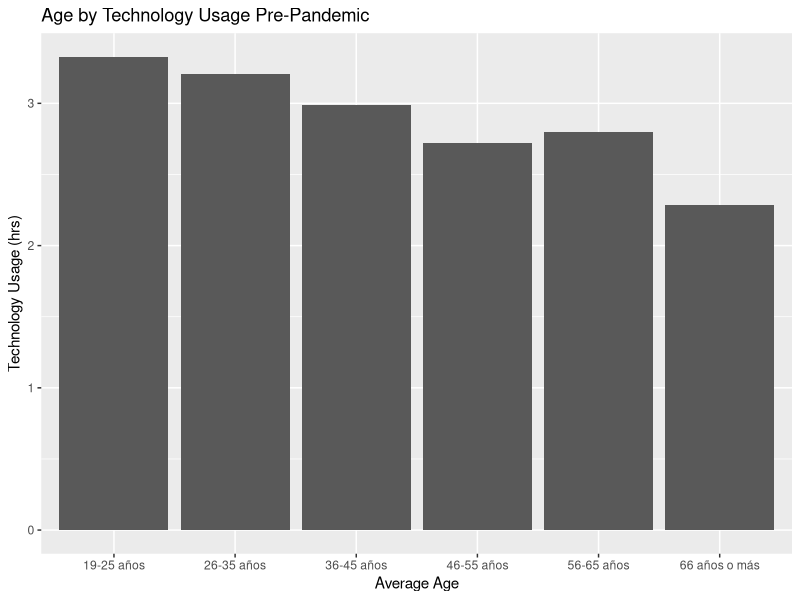
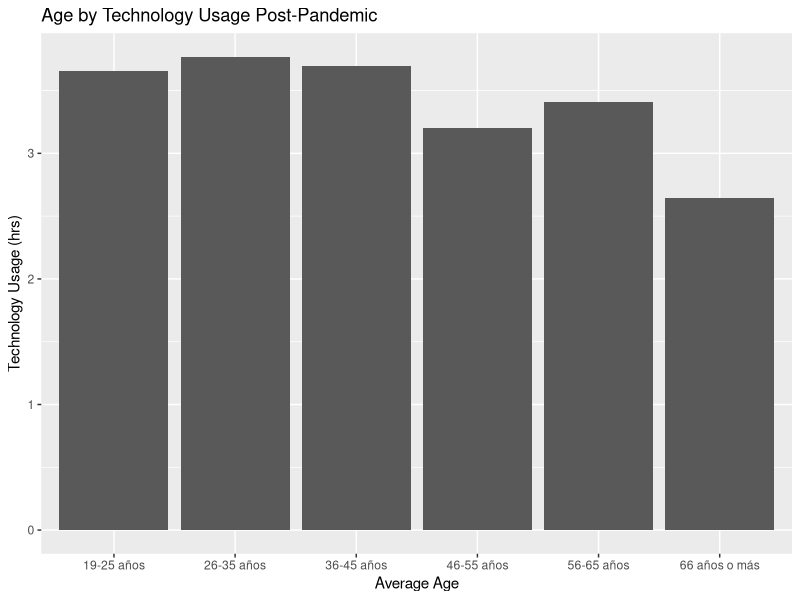

These charts were generated, in order, by the following R code: (Note: this script raises an error after producing the figures.)
## ---- chunk 1
knitr::opts_chunk$set(echo = TRUE)
## ---- chunk 2
library(readxl)
## ---- chunk 3
df <- read_excel("covid_data.xlsx")
# renaming columns:
colnames(df)[1] = "hours_before"
colnames(df)[2] = "hours_after"
colnames(df)[3] = "school"
colnames(df)[4] = "job"
colnames(df)[5] = "music"
colnames(df)[6] = "family_friends"
colnames(df)[7] = "games"
colnames(df)[8] = "movies_TV"
colnames(df)[9] = "other"
colnames(df)[10] = "devices"
colnames(df)[11] = "wifi"
colnames(df)[12] = "covid_access"
colnames(df)[13] = "covid_interruption"
colnames(df)[14] = "country"
colnames(df)[16] = "age"
# dropping first row
df <- df[-1,]
## ---- chunk 4
library(dplyr)

df <- df %>% 
  mutate(num_hours_before = case_when(
    hours_before == "8+ horas" ~ 5,
    hours_before == "5-8 horas" ~ 4,
    hours_before == "3-5 horas" ~ 3,
    hours_before == "1-3 horas" ~ 2,
    hours_before == "Menos de 1 hora" ~ 1
  ))

df <- df %>% 
  mutate(num_hours_after = case_when(
    hours_after == "8+ horas" ~ 5,
    hours_after == "5-8 horas" ~ 4,
    hours_after == "3-5 horas" ~ 3,
    hours_after == "1-3 horas" ~ 2,
    hours_after == "Menos de 1 hora" ~ 1
  ))

df <- df %>% 
  mutate(num_age = case_when(
    age == "66 años o más" ~ 6,
    age == "56-65 años" ~ 5,
    age == "46-55 años" ~ 4,
    age == "36-45 años" ~ 3,
    age == "26-35 años" ~ 2,
    age == "19-25 años" ~ 1,
  ))
## ---- chunk 5
library(ggplot2)

df %>%
  group_by(age) %>%
  summarize(mean = mean(num_hours_before)) %>%
  ggplot(aes(x = age , y= mean)) + 
  geom_bar(stat = "identity") + 
  labs(title="Age by Technology Usage Pre-Pandemic",
        x ="Average Age", y = "Technology Usage (hrs)")
## ---- chunk 6
df %>%
  group_by(age) %>%
  summarize(mean = mean(num_hours_after)) %>%
  ggplot(aes(x = age , y= mean)) + 
  geom_bar(stat = "identity") + 
  labs(title="Age by Technology Usage Post-Pandemic",
        x ="Average Age", y = "Technology Usage (hrs)")
## ---- chunk 7
lm_tech = lm(num_hours_after ~ num_age, df)
summary(lm_tech)

lm_tech_1 = lm(num_hours_after, df)
# statistically significant that older people use tech less 
## ---- chunk 8
set.seed(0)
t.test(df$num_hours_after - df$num_hours_before, mu = 0)
# p-value is significant -> there statistically significant difference between # hours before pandemic and # hours after pandemic -> ppl used tech more after (0.55)  
## ---- chunk 9
df2 <- df %>%
  filter(!is.na(job))

t.test(df2$num_hours_after - df2$num_hours_before, mu = 0)

# diff in hours for ppl who only use tech for job 
## ---- chunk 10
df3 <- df %>%
  filter(!is.na(music))

t.test(df3$num_hours_after - df3$num_hours_before, mu = 0)
## ---- chunk 11
df4 <- df %>%
  filter(!is.na(family_friends))

t.test(df4$num_hours_after - df4$num_hours_before, mu = 0)
## ---- chunk 12
df5 <- df %>%
  filter(!is.na(games))

t.test(df5$num_hours_after - df5$num_hours_before, mu = 0)
## ---- chunk 13
df6 <- df %>%
  filter(!is.na(movies_TV))

t.test(df6$num_hours_after - df6$num_hours_before, mu = 0)
## ---- chunk 14
df7 <- df %>%
  filter(!is.na(other))

t.test(df7$num_hours_after - df7$num_hours_before, mu = 0)

# talk about differences between the two categories
